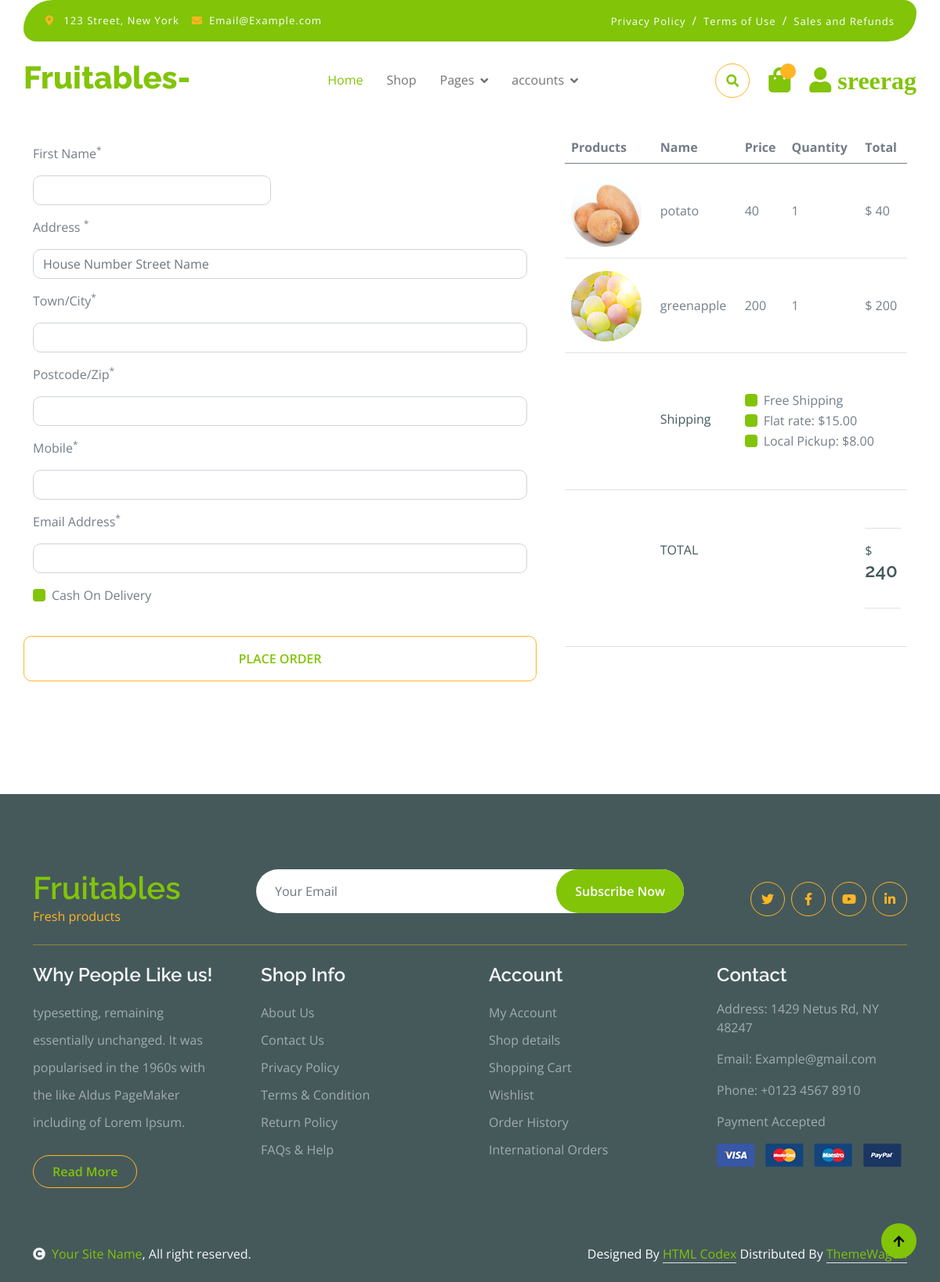
Before: /cart/checkout/ (signed in) with the older database file.
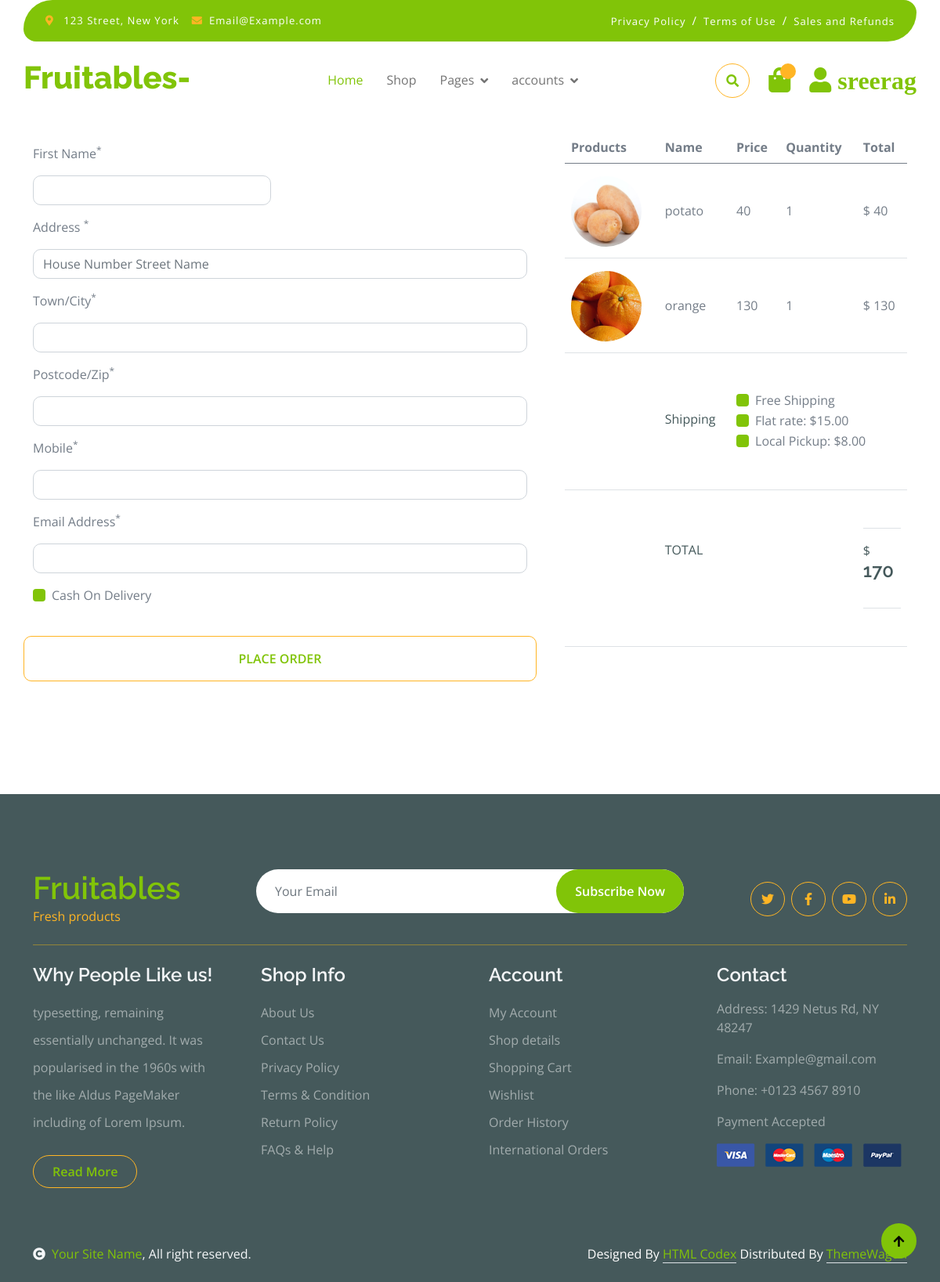
After: the same page with the newer database file.
### cart/models.py (models this page shows, shortened)
class Cart(models.Model):
    product = models.ForeignKey(
        Product, on_delete=models.CASCADE, blank=True, null=True)
    user = models.ForeignKey(
        User, on_delete=models.CASCADE, blank=True, null=True)
    qty = models.IntegerField(default=1)
    total = models.IntegerField(blank=True, null=True)

### app/models.py (models this page shows)
class Product(models.Model):
    name = models.CharField(max_length=50, blank=True, null=True)
    desc = models.TextField(blank=True, null=True)
    price = models.IntegerField(blank=True, null=True)
    image = models.ImageField(
        upload_to='images', default='image not available')
    thumbnails = models.ImageField(upload_to='thumbnail', blank=True)
    categ = models.ForeignKey(
        'category', on_delete=models.CASCADE, blank=True, null=True)
    created = models.DateTimeField(auto_now=True)
    def __str__(self):
        return self.name
    class Meta:
        ordering = ['-created']

### cart/views.py (the view)
# urls.py: path('checkout/',checkOut,name='checkout')
def checkOut(request):
    cart = Cart.objects.filter(user=request.user)
    cart_total=0
    for i in cart:
        cart_total=cart_total+i.total
    context = {'cart': cart,'cart_total':cart_total}
    return render(request,'checkout.html',context)

### templates/checkout.html (shortened to what the changed rows need)
{% extends "index.html" %}
{% block checkout %}
<div class="container-fluid py-5">
    <div class="container py-5">
        <h1 class="mb-4">Billing details</h1>
        <form action="#">
            <div class="row g-5">
                <div class="col-md-12 col-lg-6 col-xl-5">
                    <div class="table-responsive">
                        <table class="table">
                            <thead>
                                <tr>
                                    <th scope="col">Products</th>
                                    <th scope="col">Name</th>
                                    <th scope="col">Price</th>
                                    <th scope="col">Quantity</th>
                                    <th scope="col">Total</th>
                                </tr>
                            </thead>
                            <tbody>
                                {% for i in cart  %}
                                <tr>
                                    <th scope="row">
                                        <div class="d-flex align-items-center mt-2">
                                            <img src="{{i.product.image.url}}"  class="img-fluid rounded-circle" style="width: 90px; height: 90px;" alt="">
                                        </div>
                                    </th>
                                    <td class="py-5">{{i.product}}</td>
                                    <td class="py-5">{{i.product.price}}</td>
                                    <td class="py-5">{{i.qty}}</td>
                                    <td class="py-5">$ {{ i.total}}</td>
                                </tr>
                                {% endfor %}
                                <tr>
                                    <th scope="row">
                                    </th>
                                </tr>
                                <tr>
                                    <th scope="row">
                                    </th>
                                    <td class="py-5">
                                        <div class="py-3 border-bottom border-top">
                                            <p class="mb-0 text-dark">$  <h4> {{cart_total}}</h4></p>
                                        </div>
                                    </td>
                                </tr>
                            </tbody>
                        </table>
                    </div>
                </div>
            </div>
        </form>
    </div>
</div>
{% endblock checkout %}

Changed rows visible on the page:
removed Cart: product.image (picture), product "greenapple", product.price "200", qty "1", total "200"
added Cart: product.image (picture), product "orange", product.price "130", qty "1", total "130"
Other visible differences:
{{ cart_total }}: "240" → "170"
